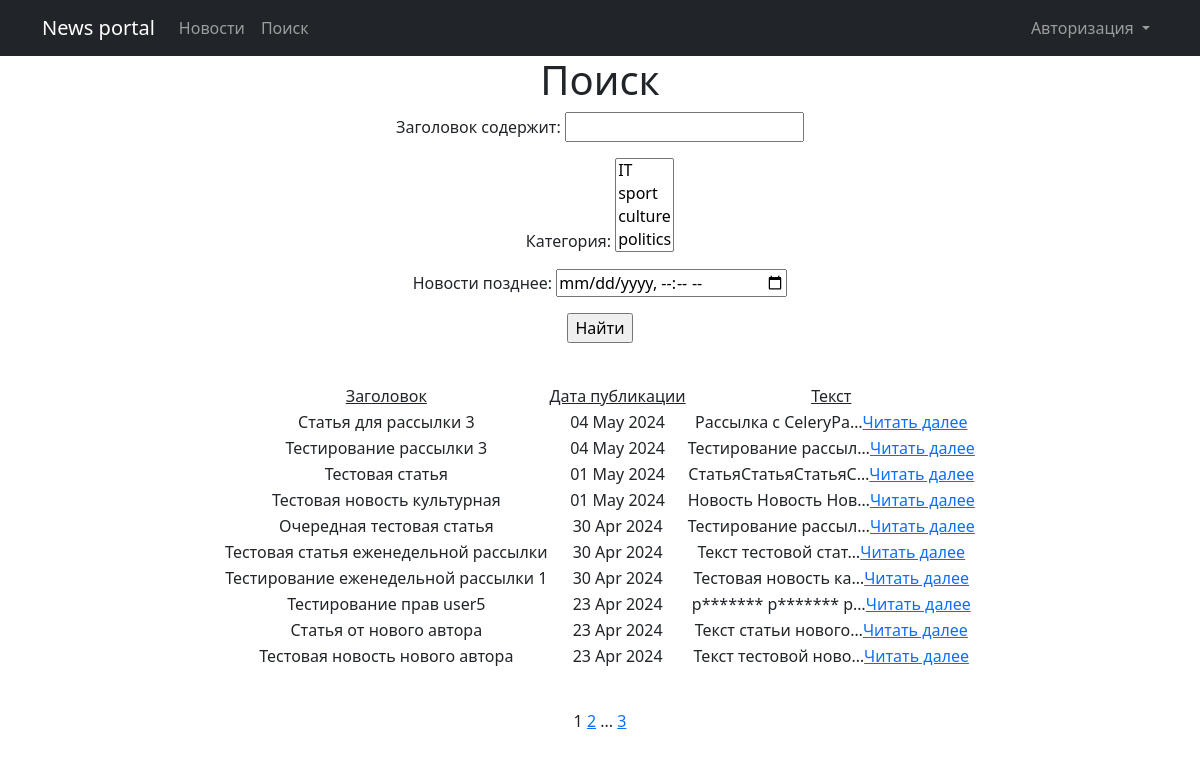
Page /posts/search/ on the earlier database version.
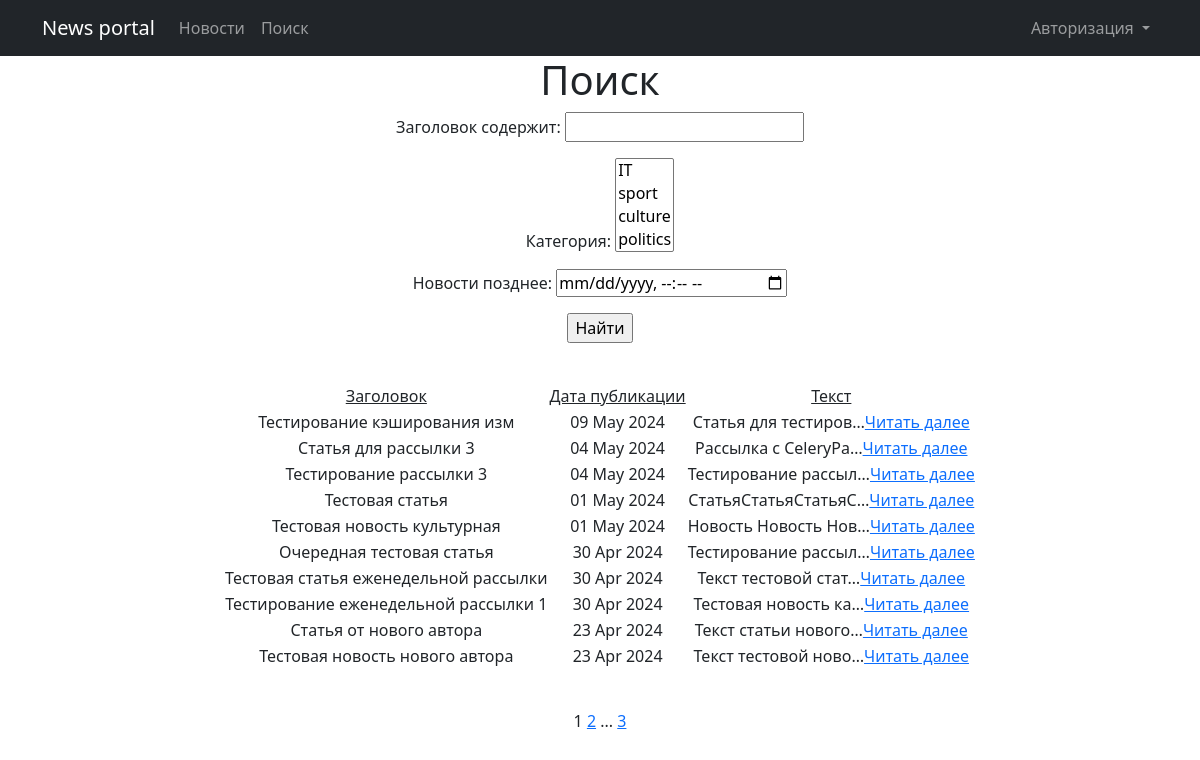
Same page on the later database version.
### NewsPortal/models.py (models this page shows, shortened)
class Post(models.Model):
    author = models.ForeignKey(Author, on_delete=models.CASCADE)
    categoryType = models.CharField(max_length=2, choices=CATEGORY_CHOICES, default=NEWS)
    dateCreation = models.DateTimeField(auto_now_add=True)
    postCategory = models.ManyToManyField(Category, through='PostCategory')
    title = models.CharField(max_length=128)
    text = models.TextField()
    rating = models.SmallIntegerField(default=0)

### NewsPortal/views.py (the view)
# urls.py: path('posts/search/', PostSearch.as_view(), name='post_search'),
class PostSearch(ListView):
    model = Post
    ordering = '-dateCreation'
    template_name = 'search.html'
    context_object_name = 'posts'
    paginate_by = 10
    def get_queryset(self):
        queryset = super().get_queryset()
        self.filterset = PostFilter(self.request.GET, queryset)
        return self.filterset.qs
    def get_context_data(self, **kwargs):
        context = super().get_context_data(**kwargs)
        context['filterset'] = self.filterset
        context['is_author'] = self.request.user.groups.filter(name='authors').exists()
        return context

### NewsPortal/models.py (called while the page is built)
    def __str__(self):
        return f'{self.name}'

### NewsPortal/templatetags/custom_filters.py (called while the page is built)
@register.filter()
def censor(value):
    for word in censor_list:
        value = value.replace(word[1:], '*' * len(word[1:]))
    return value

### NewsPortal/templatetags/custom_tags.py (called while the page is built)
@register.simple_tag(takes_context=True)
def url_replace(context, **kwargs):
    d = context['request'].GET.copy()
    for k, v in kwargs.items():
        d[k] = v
    return d.urlencode()

### templates/search.html (shortened to what this page needs)
{% extends 'flatpages/default.html' %}
{% load custom_filters %}
{% load custom_tags %}
{% block content %}
<h1>Поиск</h1>
    <form action="" method="get">
        {{ filterset.form.as_p }}
        <input type="submit" value="Найти" />
    </form>
    <p>&nbsp;</p>
    {% if posts %}
        <table style="margin-left: auto; margin-right: auto;">
            <tr>
                <td><span style="text-decoration: underline;">Заголовок</span></td>
                <td><span style="text-decoration: underline;">Дата публикации</span></td>
                <td><span style="text-decoration: underline;">Текст</span></td>
            </tr>
            {% for post in posts %}
            <tr>
                <td>{{ post.title|censor }}</td>
                <td>{{ post.dateCreation|date:'d M Y' }}</td>
                <td>{{ post.text|truncatechars:20|censor }}<a href="{% url 'post_detail' pk=post.id %}">Читать далее</a></td>
            </tr>
            {% endfor %}
        </table>
    {% else %}
       <h2>Новостей нет!</h2>
    {% endif %}
    <p>&nbsp;</p>
    {{ page_obj.number }}
    {% if page_obj.has_next %}
        <a href="?{% url_replace page=page_obj.next_page_number %}">{{ page_obj.next_page_number }}</a>
        {% if paginator.num_pages != page_obj.next_page_number %}
            ...
            <a href="?{% url_replace page=page_obj.paginator.num_pages %}">{{ page_obj.paginator.num_pages }}</a>
        {% endif %}
    {% endif %}
{% endblock content %}

Differences in the rows shown:
removed Post: title|censor "Тестирование прав user5", dateCreation "23 Apr 2024", text|censor "p******* p******* p…"
added Post: title|censor "Тестирование кэширования изм", dateCreation "09 May 2024", text|censor "Статья для тестиров…"
